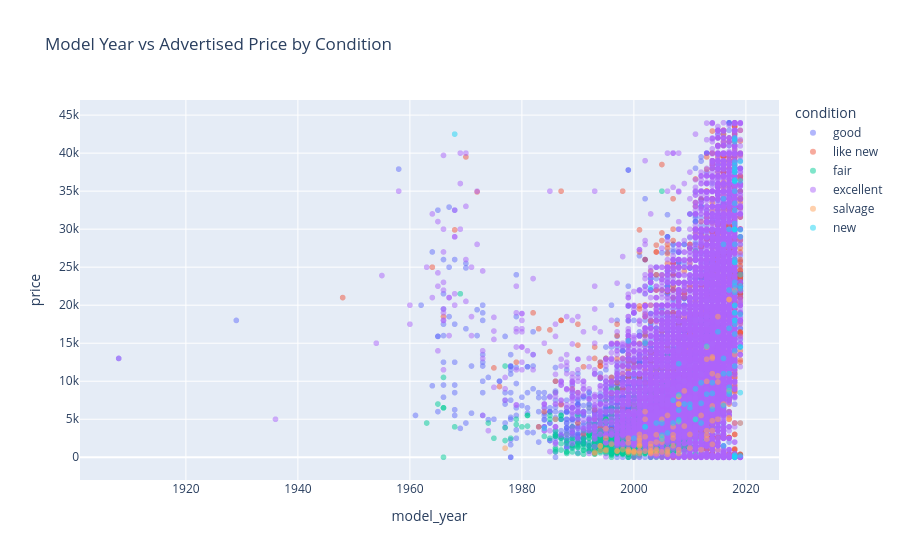

Source (notebook cell):
### Markdown cell above
### Relación entre año, precio y condición

Para profundizar en la relación entre el año del modelo y el precio anunciado, se utiliza la condición del vehículo como una categoría adicional. Esto permite comparar visualmente cómo se distribuyen los precios entre vehículos en distintas condiciones.

### Code cell
fig = px.scatter(
    df_filtered.dropna(subset=['model_year']),
    x='model_year',
    y='price',
    color='condition',
    opacity=0.5,
    title='Model Year vs Advertised Price by Condition'
)

fig.show()

### Figure 1 — Plotly figure (JSON) as saved in the notebook; plotly's stock layout.template omitted (floating-point values rounded to 4 significant figures; data arrays with more than 128 entries replaced by an {"elided": "..."} marker saying what was removed)
{"data": [{"hovertemplate": "condition=good<br>model_year=%{x}<br>price=%{y}<extra></extra>", "legendgroup": "good", "marker": {"color": "#636efa", "opacity": 0.5, "symbol": "circle"}, "mode": "markers", "name": "good", "showlegend": true, "type": "scattergl", "x": {"elided": "18622 float values"}, "xaxis": "x", "y": {"elided": "18622 int values"}, "yaxis": "y"}, {"hovertemplate": "condition=like new<br>model_year=%{x}<br>price=%{y}<extra></extra>", "legendgroup": "like new", "marker": {"color": "#EF553B", "opacity": 0.5, "symbol": "circle"}, "mode": "markers", "name": "like new", "showlegend": true, "type": "scattergl", "x": {"elided": "4271 float values"}, "xaxis": "x", "y": {"elided": "4271 int values"}, "yaxis": "y"}, {"hovertemplate": "condition=fair<br>model_year=%{x}<br>price=%{y}<extra></extra>", "legendgroup": "fair", "marker": {"color": "#00cc96", "opacity": 0.5, "symbol": "circle"}, "mode": "markers", "name": "fair", "showlegend": true, "type": "scattergl", "x": {"elided": "1491 float values"}, "xaxis": "x", "y": {"elided": "1491 int values"}, "yaxis": "y"}, {"hovertemplate": "condition=excellent<br>model_year=%{x}<br>price=%{y}<extra></extra>", "legendgroup": "excellent", "marker": {"color": "#ab63fa", "opacity": 0.5, "symbol": "circle"}, "mode": "markers", "name": "excellent", "showlegend": true, "type": "scattergl", "x": {"elided": "22830 float values"}, "xaxis": "x", "y": {"elided": "22830 int values"}, "yaxis": "y"}, {"hovertemplate": "condition=salvage<br>model_year=%{x}<br>price=%{y}<extra></extra>", "legendgroup": "salvage", "marker": {"color": "#FFA15A", "opacity": 0.5, "symbol": "circle"}, "mode": "markers", "name": "salvage", "showlegend": true, "type": "scattergl", "x": [1999.0, 2008.0, 2012.0, 1995.0, 2003.0, 2005.0, 2008.0, 2001.0, 2001.0, 1998.0, 2001.0, 2003.0, 2008.0, 2000.0, 2005.0, 2014.0, 2003.0, 1997.0, 2009.0, 2013.0, 2006.0, 2015.0, 2018.0, 2006.0, 1994.0, 1995.0, 2019.0, 1995.0, 2018.0, 2000.0, 2014.0, 2004.0, 2001.0, 2015.0, 2007.0, 2004.0, 2014.0, 1999.0, 2007.0, 2013.0, 1999.0, 2015.0, 2013.0, 2003.0, 1977.0, 2014.0, 2000.0, 2017.0, 2017.0, 2014.0, 2014.0, 2004.0, 1995.0, 2013.0, 1999.0, 2002.0, 2010.0, 2004.0, 2018.0, 2003.0, 2008.0, 2017.0, 2017.0, 2017.0, 2009.0, 2001.0, 2002.0, 1996.0, 2010.0, 2002.0, 2007.0, 2000.0, 2001.0, 2005.0, 2001.0, 1993.0, 2005.0, 2012.0, 1999.0, 2003.0, 2016.0, 2006.0, 1994.0, 2008.0, 2014.0, 1993.0, 2005.0, 2006.0, 2001.0, 2011.0, 2008.0, 2004.0, 2015.0, 2007.0, 1986.0, 2013.0, 1994.0, 1999.0, 1997.0, 2008.0, 2017.0, 2013.0, 2002.0], "xaxis": "x", "y": [600, 1000, 5500, 999, 850, 5000, 8000, 2500, 1800, 1000, 1500, 1800, 8000, 580, 2700, 11000, 800, 800, 4100, 12900, 400, 18500, 13500, 5500, 900, 850, 4500, 3750, 22000, 800, 1700, 2000, 1500, 5000, 4000, 800, 13000, 800, 2950, 3500, 800, 10700, 9975, 1400, 1200, 3500, 800, 20750, 8750, 13200, 6750, 2950, 2495, 2400, 2500, 800, 1200, 1000, 4500, 500, 4700, 5200, 20750, 8750, 8725, 750, 5000, 1700, 3000, 6000, 2500, 700, 500, 2500, 2250, 650, 700, 1000, 1900, 600, 7000, 1000, 1500, 7000, 4800, 500, 2000, 700, 3000, 5000, 7000, 450, 9900, 1500, 5000, 14500, 1500, 1000, 850, 500, 5000, 2900, 2700], "yaxis": "y"}, {"hovertemplate": "condition=new<br>model_year=%{x}<br>price=%{y}<extra></extra>", "legendgroup": "new", "marker": {"color": "#19d3f3", "opacity": 0.5, "symbol": "circle"}, "mode": "markers", "name": "new", "showlegend": true, "type": "scattergl", "x": [2016.0, 2018.0, 2018.0, 2009.0, 2013.0, 2018.0, 2018.0, 2018.0, 2012.0, 2018.0, 2008.0, 2018.0, 2008.0, 2007.0, 2008.0, 2018.0, 2018.0, 2007.0, 2012.0, 2019.0, 2019.0, 2005.0, 2002.0, 2018.0, 1968.0, 2018.0, 2018.0, 2011.0, 2016.0, 2014.0, 2008.0, 2019.0, 2019.0, 2018.0, 2017.0, 2018.0, 2016.0, 2002.0, 2018.0, 2018.0, 2016.0, 2018.0, 2011.0, 2017.0, 2005.0, 2000.0, 2018.0, 2017.0, 2017.0, 1999.0, 2018.0, 2002.0, 2018.0, 2019.0, 2018.0, 2018.0, 2004.0, 2018.0, 2018.0, 2018.0, 2018.0, 2019.0, 2018.0, 2019.0, 2018.0, 2018.0, 2018.0, 2018.0, 2019.0, 2010.0, 2005.0, 2011.0, 2016.0, 2017.0, 2018.0, 2019.0, 2018.0, 2019.0, 2018.0, 2018.0, 2018.0, 2018.0, 2018.0, 2019.0, 2018.0, 2018.0, 2017.0, 2014.0, 2019.0, 2017.0, 2015.0, 2018.0, 2014.0, 2006.0, 2012.0, 2003.0, 2010.0, 2013.0, 1984.0, 2018.0, 2016.0, 2008.0, 2018.0, 2018.0], "xaxis": "x", "y": [34000, 30000, 23000, 7000, 8300, 26000, 37490, 37490, 4500, 32500, 4700, 12, 6200, 7500, 12300, 1, 28000, 4500, 9800, 14500, 29900, 2400, 3995, 42000, 42500, 1, 33390, 4950, 12995, 6300, 4950, 18800, 250, 12000, 8300, 35000, 1500, 3995, 250, 250, 28000, 17500, 8995, 8700, 2900, 2500, 1, 11000, 16950, 15300, 38800, 14995, 41500, 8500, 17995, 38000, 4500, 25629, 38414, 41800, 30740, 22525, 30000, 22146, 25629, 21696, 29900, 13990, 29000, 6500, 4500, 4999, 11000, 9200, 16200, 23999, 18000, 38900, 22525, 30000, 36494, 36347, 36347, 36347, 36262, 37784, 30000, 8399, 14500, 21999, 16499, 20000, 9800, 3200, 7100, 22300, 6995, 14600, 3800, 19950, 6800, 8200, 19000, 18995], "yaxis": "y"}], "layout": {"legend": {"title": {"text": "condition"}, "tracegroupgap": 0}, "title": {"text": "Model Year vs Advertised Price by Condition"}, "xaxis": {"anchor": "y", "domain": [0, 1], "title": {"text": "model_year"}}, "yaxis": {"anchor": "x", "domain": [0, 1], "title": {"text": "price"}}}}
